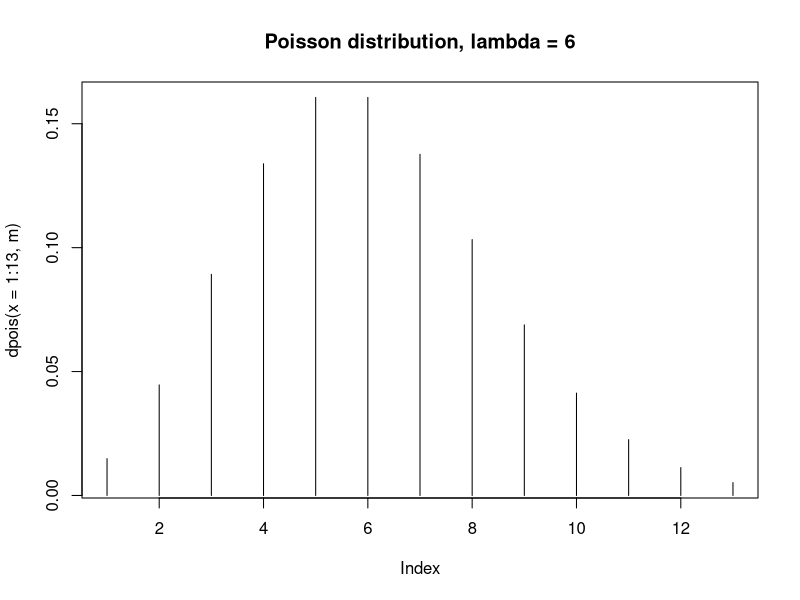
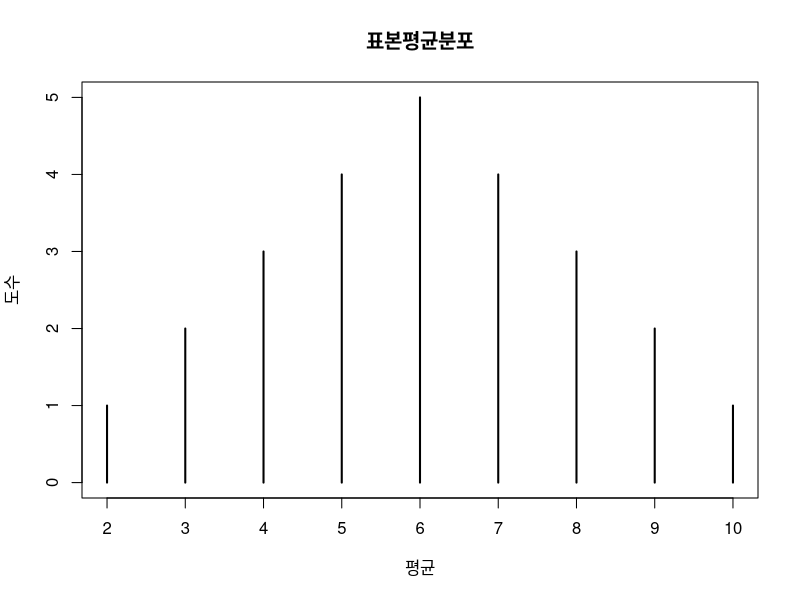
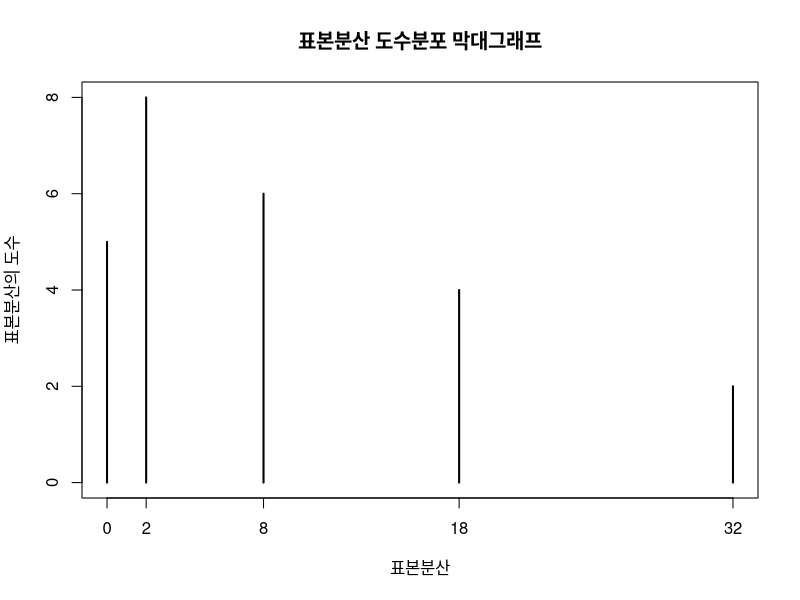

Generate these figures, in order, with R:
## ---- chunk 1
# 1. 10명중 3명의 손님이 라면을 주문할 확률(라면 주문 확률은 0.2다)
dbinom(3, 10, 0.2)
# 2. 10명중 2명 이상의 손님이 라면을 주문할 확률
1-pbinom(1,10,0.2 )
# 평균 E(X)=np 이고, 분산은 np(1-p) : n = 10, p=0.2
n = 10
p = 0.2
(r.mean = n*p)
(r.var = n*p *(1-p))
## ---- chunk 2
# 1. 4장이 당첨할 확률
(dbinom(4, 8, 0.3))

# 2. 3장에서 7장이 당첨할 확률 : P( 3 <= X <= 7) = P(X<=7) - P(X<=2),
# P(X>=3) 부터이기 때문에 3이 포함되지 않는 P(X<=2)를 빼줘야 한다.
(pbinom(7, 8, 0.3) - pbinom(2, 8, 0.3))

# 3. 6장 이상이 당첨할 확률 P(X>=6) = 1 - P(X<=5)
(1-pbinom(5, 8, 0.3))
# 소숫점 5자리에서 반올림해서 4자리 까지만 출력
(round(1-pbinom(5, 8, 0.3),4)) 
# 소숫점 5자리에서 5를 뺀 후 round로 반올림을 해주면 절삭된 처리가 된다.
(round(1-pbinom(5, 8, 0.3)-0.00005,4)) 
## ---- chunk 3
# x = 0, D = 2, N-D = 3, n = 2
dhyper(0, 2, 3, 2)

# x = 1, D = 2, N-D = 3, n = 2
dhyper(1, 2, 3, 2)

# x = 2, D = 2, N-D = 3, n = 2
dhyper(2, 2, 3, 2)

# 평균 E(X) = n*p, p = D/N
p=2/5
2*p # 평균
#분산 Var(X) = np(1-p)*(N-n)/(N-1)
2*p*(1-p)*(5-2)/(5-1) #분산
## ---- chunk 4
# m = n * p이다. (n=1860, p=1/600)
n=1860
p=1/600
(m = n*p) #평균 3.1이된다.
# x=0
(round(dpois(0, m),4))
# x=1
(round(dpois(1, m),4))
# x=2
(round(dpois(2, m),4))
# x=3
(round(dpois(3, m),4))

## ---- chunk 5
m=6
x=4
(round(dpois(x, m),4))
# 반품을 1번에서 13번까지 받을 분포표
plot(dpois(x=1:13,m), type='h', main = "Poisson distribution, lambda = 6")
## ---- chunk 6
# 1. P(Z < 1.96)
round(pnorm(1.96), 3)
# 2. P(-1.96 < Z < 1.96)
round(pnorm(1.96),3) - round(pnorm(-1.96), 3)
#3. p(Z > 1.96) = 1 - P(Z < 1.96)
1-round(pnorm(1.96), 3)
## ---- chunk 7
# 1. P(X < 94.3)
round(pnorm(94.3, 70, 10), 4) # 정규분포 함수 이용
round(pnorm(round((94.3-70)/10, 4)), 4) # 정규분포의 표준화변환을 이용
# 2. P(X > 57.7)
1- round(pnorm(57.7, 70, 10), 4) # 정규분포 함수 이용
1- round(pnorm(round((57.7-70)/10, 4)), 4) # 정규분포의 표준화변환을 이용
# 3. P(57.7 < X < 94.3)
# 실제 R프로그램에서는 0.0001의 오차가 발생하여 0.8832값이 출력된다.
round(pnorm(94.3, 70, 10), 4) - round(pnorm(57.7, 70, 10), 4) # 정규분포 함수 이용
round(pnorm(round((94.3-70)/10, 4)), 4) - round(pnorm(round((57.7-70)/10, 4)), 4) # 정규분포의 표준화변환을 이용

## ---- chunk 8
# 정규분포의 표준화 변환을 이용해서 함수 적용
# 1. P(X < 90)
round(pnorm(round((90-110)/10, 4)), 4) # 정규분포의 표준화변환을 이용
# 2. P( 100 < X < 115)
round(pnorm(round((115-110)/10, 4)), 4) - 
  round(pnorm(round((100-110)/10, 4)), 4) 
# 3. P(120 < X)
1- round(pnorm(round((120-110)/10, 4)), 4) 


## ---- chunk 9
# 1. 평균과 분산
x<-c(6,2,4,8,10)

# 2. 표본 2개를 뽑았을때의 표본평균과 표본분산

# 조합을 만들기 위해서 5 x 5 행렬을 만든다.
mat<-matrix(data = 0, nrow = 5, ncol=5)
# 가로배열과 세로배열로 더해주면 표본 2개를 더해서 만든 원소의 행렬이 만들어진다.
for (i in 1:5)
{
  mat[i,]= mat[i,] + x
  mat[,i]= mat[,i] + t(x)
}
# 각각의 원소들끼리의 평균을 구한다.
(mat<-mat/2) # 원소는 (Xi + xj) / 2
# 빈도수를 추출한다.
(dat = table(mat))
# 상대도수
(dat.prop = prop.table(dat))
# 누작상대도수
(dat.cumprop = cumsum(dat.prop))

plot(dat, main="표본평균분포", xlab="평균", ylab="도수")

## ---- chunk 10
# 불량품의 개수를 X라고 하면 X는 n=100, p=0.05인 이항붙포이다. 이렇게 n이 큰 경우 정규분포를 이용하여 근사적으로 확률을 계산한다. 
n = 100; p = 0.05
(m = n * p)
(s = sqrt(n * p * (1 - p)))
# 표준정규분포는 (x - m)/s ~ N(0, 1)
(pnorm((2-m)/s))
# (1)불량품이 2개 이하일 확률은? 평균 m, 표준편차 s인 정규분포
(pnorm(2, m, s))
# (2)3개에서 7개일 확률은?
(pnorm(7, m, s)- pnorm(3, m, s))
## ---- chunk 11
# 모집단 정의
population = c(6, 2, 4, 8, 10)

# 표본크기가 2인 모든 가능한 표본 생성
(df<-data.frame())
for(x in population)
{
  for(y in population)
  {
      df <- rbind(df, c(x,y))
  }
}
# 컬럼명을 변경
colnames(df)<-c("x1", "x2")
# 각 표본의 평균을 생성하고
df$mean = (df$x1 + df$x2)/2
# 각 표본의 분산을 생성한다.
df$var = (df$x1 - df$mean)^2 + (df$x2 - df$mean)^2 
# 표본 분산의 평균을 구한다.
sample.var.mean = mean(df$var)
# 모집단의 분산을 구한다.
# var() 함수는 표본의 분산을 구하는 함수 이므로 n / (n -1)이 된 상태이다.
# 모집단의 분산을 구하기 위해서는 var() * (n-1) / n을 해줘야 한다.
(population.var = var(population) * (length(population)-1)/length(population))
#모집단의 분산과 표본분산의 평균 
(c(population.var,sample.var.mean ))
# 표본 분산의 돗수를 구한다.
(sample.table = table(df$var))
# 표본 분산의 상대도수를 생성하고
(sample.prop = prop.table(sample.table))
# 표본 분산의 누적돗수분포를 생성한다.
(sample.cumsum=cumsum(sample.prop))

# 표분분산 도수분포 막대그래프
seq(0,32,by=2)
plot(sample.table,main="표본분산 도수분포 막대그래프", xlab="표본분산",ylab="표본분산의 도수" )
# barplot에서 X축의 도수를 늘리려면
## ---- chunk 12
# 표준정규분포 N(0,1) 
pnorm((3-3.25)/(0.5/sqrt(25)), 0, 1)
# 또는 아래와 같이 평균과 표준편차를 계산하지 않고 사용
pnorm(3, 3.25, 0.5 / sqrt(25))
## ---- chunk 13
(380-250)/20
## ---- chunk 14
# 1. 관측값이 71과 82 사이에 있을 확률
pnorm(82, 76, 10) - pnorm(71, 76, 10)
# 2. 관측값이 75보다 클 확률\
1-pnorm(75, 76, 10)
# 3. 관측값이 78 미만일 확률\
pnorm(78, 76, 10)

## ---- chunk 15
x=3;n=4;p=1/9
# combination은 choose 함수를 이용해서 구한다.
(round(choose(n,x)*p^x*(1-p)^(n-x),4))
round(dbinom(3, 4, 1/9),4)
## ---- chunk 16
round(1-dbinom(0, 5, 0.1),4)
## ---- chunk 17
# 평균5일때 4회가 나올 확률
dpois(4, 5)

# 평균5일때 4회가 나올 확률
dpois(0, 5)
## ---- chunk 18
# 2. 어느 휴일 다음 날 5명이 결근할 확률을 구하여라 \
dpois(5, 2.5)
# 3. 어느 휴일 다음날 5명 이상이 결근할 확률을 구하여라 
# 5명 이상이기 때문에 1에서 4명까지의 누적확률분포를 뺀다.
1-ppois(4,2.5)
## ---- chunk 19
N = 100; D = 4; n = 3; x = 1
# 조합 공식을 사용하여 초기화분포의 확률을구함
choose(D,x)*choose(N-D, n-x)/choose(N, n)
# 초기와 확률 계산 함수를 이용
dhyper(x, D, N-D, n)
## ---- chunk 20
N = 5; D = 2; n = 2; p = D/N
# 평균
(m = n*p)
# 분산
(variance = n*p*(1-p)*(N-n)/(N-1))
## ---- chunk 21
n = 1200; p = 1/4;
exp = n*p
var = n*p*(1-p)
# 표준정규분포
pnorm((315-exp)/sqrt(var),0,1)-pnorm((285-exp)/sqrt(var),0,1)
# 정규분포
pnorm(315, exp, sqrt(var))-pnorm(285, exp, sqrt(var))

